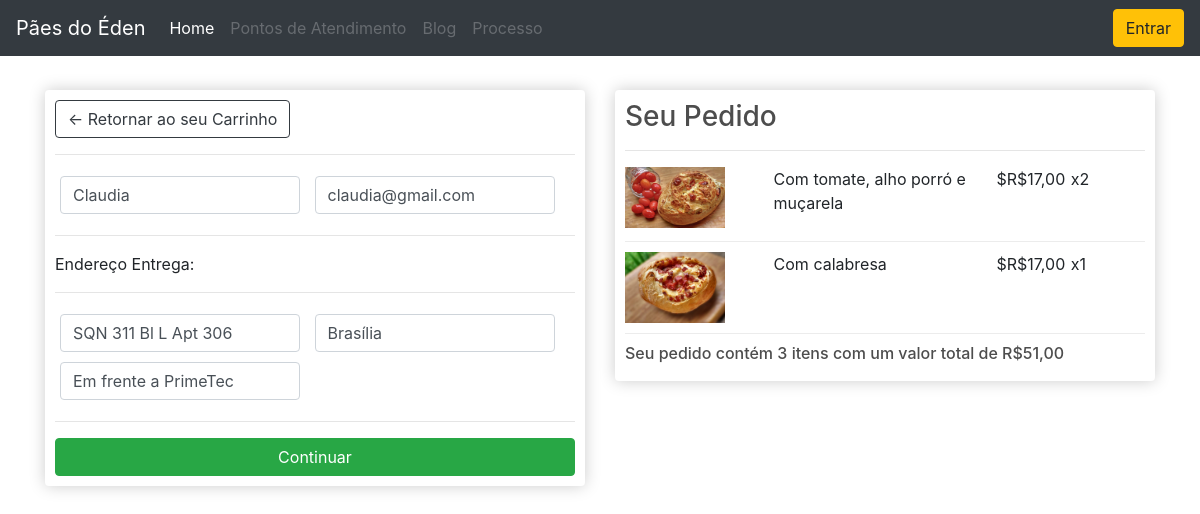
Screenshot of /checkout/ (signed in) with the database file from the repository.
### store/models.py (models this page shows, shortened)
class Cliente(models.Model):
    ENUM_GENERO = [
        ('M', 'Masculino'),
        ('F', 'Feminino')
    ]
    nome = models.CharField(max_length=200)
    senha = models.CharField(max_length=200)
    email = models.CharField(max_length=200)
    genero = models.CharField(choices=ENUM_GENERO, max_length=1, default='M')
    endereco = models.CharField(max_length=200, null=True, blank=True)
    referencia = models.CharField(max_length=200, null=True, blank=True)
    cidade = models.CharField(max_length=200, default='Brasília')
    telefone = models.CharField(max_length=200, null=True, blank=True)
    autenticado = models.BooleanField(default=False)

class OrdemItem(models.Model):
    produto = models.ForeignKey(Produto, on_delete=models.SET_NULL, null=True)
    ordem = models.ForeignKey(Ordem, on_delete=models.SET_NULL, null=True)
    quantidade = models.IntegerField(default=0, null=True, blank=True)
    dataHora = models.DateTimeField(auto_now_add=True)
    @property
    def get_total(self):
        total = self.produto.preco * self.quantidade
        return total

class Produto(models.Model):
    nome = models.CharField(max_length=200)
    image = models.ImageField(null=True, blank=True)
    detalhes = models.TextField(null=True, blank=True)
    preco = models.FloatField()
    digital = models.BooleanField(default=False, null=True, blank=True)
    @property
    def imageURL(self):
        try:
            url = self.image.url
        except:
            url = ''
        return url

class Ordem(models.Model):
    cliente = models.ForeignKey(
        Cliente, on_delete=models.SET_NULL, null=True, blank=True)
    dataHora = models.DateTimeField(auto_now_add=True)
    completo = models.BooleanField(default=False)
    transacao_id = models.CharField(max_length=100, null=True)
    @property
    def get_car_total(self):
        ordemitens = self.ordemitem_set.all()
        total = sum([item.get_total for item in ordemitens])
        return total
    @property
    def get_car_itens(self):
        ordemitens = self.ordemitem_set.all()
        total = sum([item.quantidade for item in ordemitens])
        return total

### store/views.py (the view)
# urls.py: path('checkout/', views.checkout, name='checkout'),
def checkout(request):
    clienteId = request.session['cliente']
    cliente = Cliente.objects.get(id=clienteId)
    ordem = Ordem.objects.get(cliente=cliente, completo=False)
    itens = ordem.ordemitem_set.all()
    carItens = ordem.get_car_itens
    context = {'itens': itens, 'ordem': ordem,
               'carItens': carItens, 'cliente': cliente}
    return render(request, 'store/checkout.html', context)

### store/templatetags/my_filters.py (called while the page is built)
def currency(dollars):
    dollars = round(float(dollars), 2)
    return "R$%s,%s" % (intcomma(int(dollars)), ("%0.2f" % dollars)[-2:])

### store/templates/store/checkout.html
{% extends 'store/main.html' %}
{% load static %}
{% load my_filters %}
{% block content %}
     <div class="row">
		<div class="col-lg-6">
			<div class="box-element" id="form-wrapper">
				<a  class="btn btn-outline-dark" href="{% url 'carrinho' %}">&#x2190; Retornar ao seu Carrinho</a>
				<hr>
				<form id="form">
					<div id="user-info">
						<div class="form-field">
							<input required class="form-control" type="text" name="nome" placeholder="Nome.." value="{{cliente.nome}}">
						</div>
						<div class="form-field">
							<input required class="form-control" type="email" name="email" placeholder="Email.." value="{{cliente.email}}">
						</div>
					</div>
					<div id="shipping-info">
						<hr>
						<p>Endereço Entrega:</p>
						<hr>
						<div class="form-field">
							<input class="form-control" type="text" name="endereço" placeholder="Endereço.." value="{{cliente.endereco}}">
						</div>
						<div class="form-field">
							<input class="form-control" type="text" name="cidade" placeholder="Cidade.." value="{{cliente.cidade}}">
						</div>
						<div class="form-field">
							<input class="form-control" type="text" name="referencia" placeholder="Ponto de Referência.." value="{{cliente.referencia}}">
						</div>
					</div>
					<hr>
					<input id="form-button" class="btn btn-success btn-block" type="submit" value="Continuar">
				</form>
			</div>
		</div>
		<div class="col-lg-6">
			<div class="box-element">
				<h3>Seu Pedido</h3>
				<hr>
				{% for item in itens %}
				<div class="cart-row">
					<div style="flex:2"><img class="row-image" src="{{item.produto.imageURL}}"></div>
					<div style="flex:3"><p>{{item.produto.nome}}</p></div>
					<div style="flex:1"><p>${{item.produto.preco | currency}}</p></div>
					<div style="flex:1"><p>x{{item.quantidade}}</p></div>
				</div>
				{% endfor %}
				<h6>Seu pedido contém {{ordem.get_car_itens}} {% if ordem.get_car_itens > 1 %} itens {% else %} item {% endif %}
				com um valor total de {{ordem.get_car_total | currency}}</h6>
			</div>
		</div>
	</div>
{% endblock content %}

### static/css/main.css (style rules this page uses)
body { background-color: hsl(0, 0%, 98%); }
h1,h2,h3,h4,h5,h6 { color:hsl(0, 0%, 30%); }
.box-element { box-shadow:hsl(0, 0%, 80%) 0 0 16px; background-color: #fff; border-radius: 4px; padding: 10px; }
.col-lg-4, .col-lg-6, .col-lg-8, .col-lg-12 { margin-top: 10px; }
.btn { border-radius: 0; }
.row-image { width: 100px; }
.form-field { width:250px; display: inline-block; padding: 5px; }
.cart-row { display: flex; align-items: flex-stretch; padding-bottom: 10px; margin-bottom: 10px; border-bottom: 1px solid #ececec; }

### rows the page displays
Cliente: nome "Claudia", email "claudia@gmail.com", endereço "SQN 311 Bl L Apt 306", cidade "Brasília", referencia "Em frente a PrimeTec"
OrdemItem: produto.imageURL (picture), produto.nome "Com tomate, alho porró e muçarela", produto.preco "R$17,00", quantidade "2"
OrdemItem: produto.imageURL (picture), produto.nome "Com calabresa", produto.preco "R$17,00", quantidade "1"
Ordem: get_car_itens "3", get_car_total "R$51,00"
